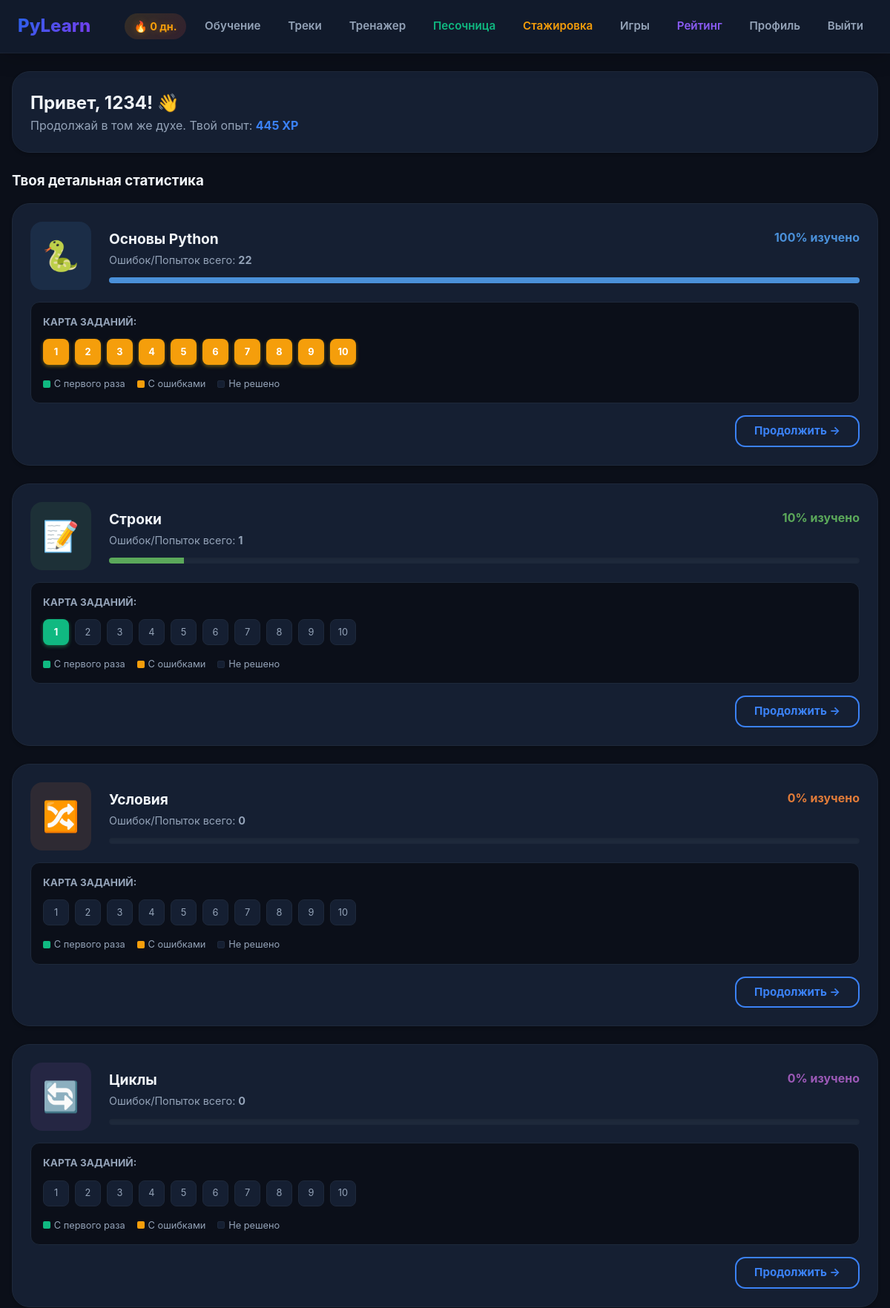
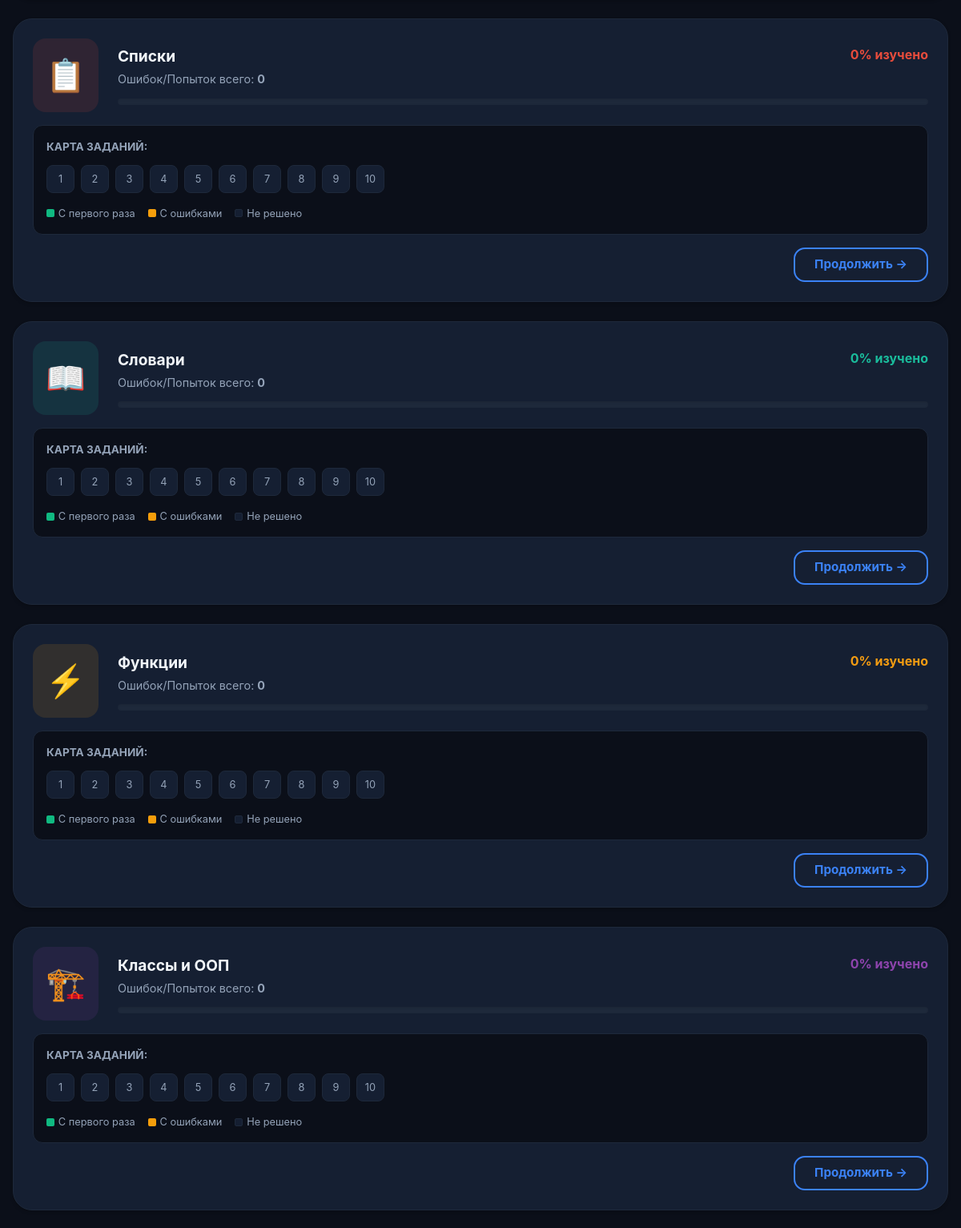
The app's page /dashboard (signed in, upper part) with its own data (2 pictures, top to bottom).
### tables this page shows
CREATE TABLE users (
            id INTEGER PRIMARY KEY AUTOINCREMENT,
            username TEXT UNIQUE NOT NULL,
            email TEXT UNIQUE NOT NULL,
            password_hash TEXT NOT NULL,
            created_at TEXT DEFAULT (datetime('now')),
            xp INTEGER DEFAULT 0,
            streak INTEGER DEFAULT 0,
            last_active TEXT
        , avatar TEXT DEFAULT "🤖");

### app.py (the view)
@app.route('/dashboard')
@login_required
def dashboard():
    user = get_current_user()
    conn = get_db()
    progress_data = {}
    for track in TRACKS:
        tasks_progress = conn.execute(
            'SELECT task_id, completed, attempts FROM track_progress WHERE user_id = ? AND track_id = ?',
            (user['id'], track['id'])
        ).fetchall()
        t_prog = {row['task_id']: dict(row) for row in tasks_progress}
        completed_count = sum(1 for r in tasks_progress if r['completed'] == 1)
        total_attempts = sum(r['attempts'] for r in tasks_progress)
        total_tasks = len(track['tasks'])
        percent = int((completed_count / total_tasks) * 100) if total_tasks > 0 else 0
        progress_data[track['id']] = {
            'completed': completed_count,
            'total': total_tasks,
            'percent': percent,
            'total_attempts': total_attempts,
            'tasks_detail': t_prog
        }
    typing_best = conn.execute(
        'SELECT difficulty, MAX(wpm) as best_wpm FROM typing_scores WHERE user_id = ? GROUP BY difficulty',
        (user['id'],)
    ).fetchall()
    conn.close()
    return render_template('dashboard/index.html',
                          user=user,
                          tracks=TRACKS,
                          progress=progress_data,
                          typing_best={r['difficulty']: r['best_wpm'] for r in typing_best})

### app.py (called while the page is built)
def get_db():
    conn = sqlite3.connect(DB_PATH)
    conn.row_factory = sqlite3.Row
    return conn

def login_required(f):
    @wraps(f)
    def decorated(*args, **kwargs):
        if 'user_id' not in session:
            return redirect(url_for('login'))
        return f(*args, **kwargs)
    return decorated

def get_current_user():
    if 'user_id' not in session:
        return None
    conn = get_db()
    user = conn.execute('SELECT * FROM users WHERE id = ?', (session['user_id'],)).fetchone()
    conn.close()
    return user

### templates/dashboard/index.html
{% extends "base.html" %}
{% block content %}
<div class="card" style="display: flex; justify-content: space-between; align-items: center;">
    <div>
        <h2>Привет, {{ user.username }}! 👋</h2>
        <p style="color: var(--text-gray);">Продолжай в том же духе. Твой опыт: <strong style="color: var(--sky-blue);">{{ user.xp }} XP</strong></p>
    </div>
</div>
<h3 style="margin-bottom: 1rem; color: var(--text-dark);">Твоя детальная статистика</h3>
<div style="display: grid; gap: 1.5rem;">
    {% for track in tracks %}
    <div class="card" style="margin: 0;">
        <div style="display: flex; align-items: center; margin-bottom: 1rem;">
            <div style="font-size: 2.5rem; margin-right: 1.5rem; background: {{ track.color }}20; padding: 1rem; border-radius: 16px;">
                {{ track.icon }}
            </div>
            <div style="flex: 1;">
                <div style="display: flex; justify-content: space-between;">
                    <h4 style="color: var(--text-dark); margin-bottom: 0.2rem; font-size: 1.2rem;">{{ track.title }}</h4>
                    <span style="font-weight: bold; color: {{ track.color }};">{{ progress[track.id].percent }}% изучено</span>
                </div>
                <p style="color: var(--text-gray); font-size: 0.9rem;">Ошибок/Попыток всего: <strong>{{ progress[track.id].total_attempts }}</strong></p>
                <div style="margin-top: 0.8rem; background: var(--border-light); height: 8px; border-radius: 4px; overflow: hidden; box-shadow: inset 0 1px 3px rgba(0,0,0,0.1);">
                    <div style="background: {{ track.color }}; height: 100%; width: {{ progress[track.id].percent }}%; transition: width 1s ease-in-out;"></div>
                </div>
            </div>
        </div>
        <div style="background: var(--bg-milky); padding: 1rem; border-radius: 12px; border: 1px solid var(--border-light);">
            <p style="font-size: 0.85rem; color: var(--text-gray); margin-bottom: 0.8rem; text-transform: uppercase; font-weight: bold;">Карта заданий:</p>
            <div style="display: flex; gap: 0.5rem; flex-wrap: wrap;">
                {% for task in track.tasks %}
                    {% set p = progress[track.id].tasks_detail.get(task.id) %}
                    {% if p and p.completed %}
                        {% if p.attempts == 1 %}
                            <div title="Задание {{ loop.index }}: Решено идеально" style="width: 35px; height: 35px; border-radius: 8px; background: var(--success); color: white; display: flex; align-items: center; justify-content: center; font-size: 0.8rem; font-weight: bold; box-shadow: 0 2px 5px rgba(46,204,113,0.4);">{{ loop.index }}</div>
                        {% else %}
                            <div title="Задание {{ loop.index }}: Решено за {{ p.attempts }} попыток" style="width: 35px; height: 35px; border-radius: 8px; background: var(--warning); color: white; display: flex; align-items: center; justify-content: center; font-size: 0.8rem; font-weight: bold; box-shadow: 0 2px 5px rgba(241,196,15,0.4);">{{ loop.index }}</div>
                        {% endif %}
                    {% elif p and not p.completed %}
                        <div title="Задание {{ loop.index }}: {{ p.attempts }} неудачных попыток" style="width: 35px; height: 35px; border-radius: 8px; background: var(--error); color: white; display: flex; align-items: center; justify-content: center; font-size: 0.8rem; font-weight: bold; box-shadow: 0 2px 5px rgba(231,76,60,0.4);">{{ loop.index }}</div>
                    {% else %}
                        <div title="Задание {{ loop.index }}: Не начато" style="width: 35px; height: 35px; border-radius: 8px; background: var(--surface-white); border: 1px solid var(--border-light); color: var(--text-gray); display: flex; align-items: center; justify-content: center; font-size: 0.8rem;">{{ loop.index }}</div>
                    {% endif %}
                {% endfor %}
            </div>
            <div style="display: flex; gap: 1rem; margin-top: 1rem; font-size: 0.8rem; color: var(--text-gray);">
                <span style="display: flex; align-items: center; gap: 0.3rem;"><span style="width: 10px; height: 10px; background: var(--success); border-radius: 2px;"></span> С первого раза</span>
                <span style="display: flex; align-items: center; gap: 0.3rem;"><span style="width: 10px; height: 10px; background: var(--warning); border-radius: 2px;"></span> С ошибками</span>
                <span style="display: flex; align-items: center; gap: 0.3rem;"><span style="width: 10px; height: 10px; background: var(--surface-white); border: 1px solid var(--border-light); border-radius: 2px;"></span> Не решено</span>
            </div>
        </div>
        <div style="text-align: right; margin-top: 1rem;">
            <a href="{{ url_for('track_detail', track_id=track.id) }}" class="btn btn-outline" style="padding: 0.5rem 1.5rem;">Продолжить →</a>
        </div>
    </div>
    {% endfor %}
</div>
{% endblock %}

### templates/base.html (shortened to what this page needs)
<!DOCTYPE html>
<html lang="ru">
<head>
</head>
<body>
    <nav class="navbar">
        <a href="{{ url_for('index') }}" class="navbar-brand">PyLearn</a>
        <div class="nav-container" id="mobileNavContainer">
            <div class="nav-links">
                {% if session.get('user_id') %}
                    <span class="streak-badge">🔥 {{ user.streak if user else 0 }} дн.</span>
                    <a href="{{ url_for('dashboard') }}">Обучение</a>
                    <a href="{{ url_for('tracks') }}">Треки</a>
                    <a href="{{ url_for('typing_trainer') }}">Тренажер</a>
                    <a href="{{ url_for('sandbox') }}" style="color: var(--accent-green);">Песочница</a>
                    <a href="{{ url_for('internship_hub') }}" style="color: var(--warning);">Стажировка</a>
                    <a href="{{ url_for('games_hub') }}">Игры</a>
                    <a href="{{ url_for('leaderboard') }}" style="color: var(--accent-purple);">Рейтинг</a>
                    <a href="{{ url_for('profile') }}">Профиль</a>
                    <a href="{{ url_for('logout') }}">Выйти</a>
                {% else %}
                    <a href="{{ url_for('login') }}">Войти</a>
                    <a href="{{ url_for('register') }}" class="btn">Регистрация</a>
                {% endif %}
            </div>
        </div>
    </nav>
    <div class="container">
        {% block content %}{% endblock %}
    </div>
</body>
</html>

### templates/base.html (style rules this page uses)
:root { --bg-milky: #0B0F19; --surface-white: #151F32; --sky-blue: #3B82F6; --sky-blue-hover: #2563EB; --accent-purple: #8B5CF6; --accent-green: #10B981; --text-dark: #F1F5F9; --text-gray: #94A3B8; --success: #10B981; --warning: #F59E0B; --error: #EF4444; --border-light: #1E293B; --code-bg: #010409; --grad-hero: linear-gradient(135deg, #1E293B 0%, #0F172A 100%); --grad-accent: linear-gradient(135deg, #2563EB 0%, #7C3AED 100%); --shadow-sm: 0 2px 4px rgba(0,0,0,0.2); --shadow-md: 0 10px 15px -3px rgba(0,0,0,0.3); --neon-glow: 0 0 15px rgba(59, 130, 246, 0.45); --neon-success: 0 0 15px rgba(16, 185, 129, 0.5); }
* { margin: 0; padding: 0; box-sizing: border-box; font-family: 'Inter', -apple-system, BlinkMacSystemFont, "Segoe UI", Roboto, sans-serif; }
body { background-color: var(--bg-milky); color: var(--text-dark); line-height: 1.5; -webkit-tap-highlight-color: transparent; overflow-x: hidden; }
.navbar { background-color: rgba(21, 31, 50, 0.75) !important; backdrop-filter: blur(14px); -webkit-backdrop-filter: blur(14px); border-bottom: 1px solid rgba(255, 255, 255, 0.04); padding: 1rem 1.5rem; display: flex; justify-content: space-between; align-items: center; position: sticky; top: 0; z-index: 99999; box-shadow: 0 4px 30px rgba(0, 0, 0, 0.2); }
.navbar-brand { font-size: 1.5rem; font-weight: 800; text-decoration: none; background: var(--grad-accent); -webkit-background-clip: text; -webkit-text-fill-color: transparent; transition: transform 0.2s; }
.nav-container { display: flex; align-items: center; gap: 1.5rem; }
.nav-links { display: flex; align-items: center; gap: 0.8rem; }
.nav-links a { font-weight: 600; color: var(--text-gray); font-size: 0.95rem; text-decoration: none; transition: all 0.2s ease; padding: 0.5rem 0.75rem; border-radius: 10px; }
.streak-badge { display: inline-flex; align-items: center; gap: 0.3rem; background: linear-gradient(135deg, rgba(245,158,11,0.15), rgba(239,68,68,0.15)); color: #F59E0B; padding: 0.4rem 0.8rem; border-radius: 20px; font-weight: 700; font-size: 0.9rem; text-shadow: 0 0 10px rgba(245,158,11,0.3); }
.container { max-width: 1200px; margin: 1.5rem auto; padding: 0 1rem; min-height: 82vh; }
.card, .feature-item-card, .game-interactive-card, .speed-task { background: var(--surface-white); border-radius: 24px; padding: 1.5rem; border: 1px solid var(--border-light); box-shadow: var(--shadow-sm); margin-bottom: 1.5rem; transition: transform 0.2s cubic-bezier(0.4, 0, 0.2, 1), box-shadow 0.2s ease, border-color 0.2s ease; }
.btn { display: inline-flex; align-items: center; justify-content: center; background: var(--grad-accent); color: white; padding: 0.8rem 1.6rem; border-radius: 14px; border: none; font-size: 0.95rem; font-weight: 700; cursor: pointer; text-decoration: none; transition: all 0.15s cubic-bezier(0.4, 0, 0.2, 1); box-shadow: 0 4px 14px rgba(59, 130, 246, 0.35); text-align: center; }
.btn-outline { background: transparent; color: var(--sky-blue); border: 2px solid var(--sky-blue); box-shadow: none; }

### records on screen
users: streak "0", username "1234", xp "445"

### other values on screen
{{ track.icon }} "🐍" "📝" "🔀" "🔄" "📋" "📖" "⚡" "🏗️"
{{ track.title }} "Основы Python" "Строки" "Условия" "Циклы" "Списки" "Словари" "Функции" "Классы и ООП"
{{ progress[track.id].percent }} "100" "10" "0" "0" "0" "0" "0" "0"
{{ progress[track.id].total_attempts }} "22" "1" "0" "0" "0" "0" "0" "0"
